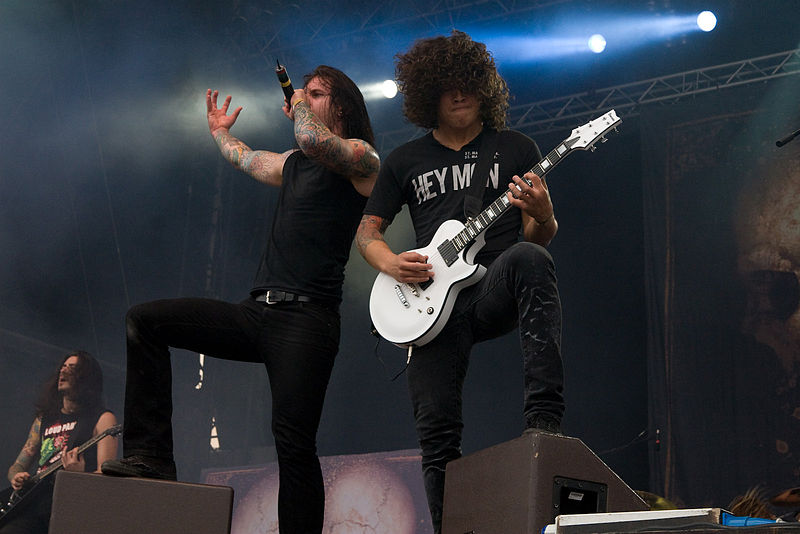
#> input picture image_analysis/ex7/real1.jpg, 800 x 534 px; its folder holds 4 pictures in this run
$ python ia_07_01.py
#> lines starting #> are read from the running program, lines starting #| are printed output that depends on the picture
#!/usr/bin/python2
# coding: utf-8
#
# Author: Markus Doering
# File: ia_07_01.py
#

import vigra
import numpy as np
from scipy.signal import convolve2d
from scipy.stats import norm

import matplotlib
matplotlib.use('Qt4Agg')
from matplotlib import pyplot as plot
from matplotlib.image import imread

nImg = 4

def rgb2gray(rgb):
    '''
    convert from RGB to grayscale
    http://en.wikipedia.org/wiki/Grayscale#Converting_color_to_grayscale
    '''
    return .299*rgb[:,:,0] + .587*rgb[:,:,1] + .114*rgb[:,:,2]

def getRealWorldImages():
    '''
    read real world images
    '''
    return [rgb2gray(imread("real%d.jpg" % (i,))) for i in range(1,nImg+1)]
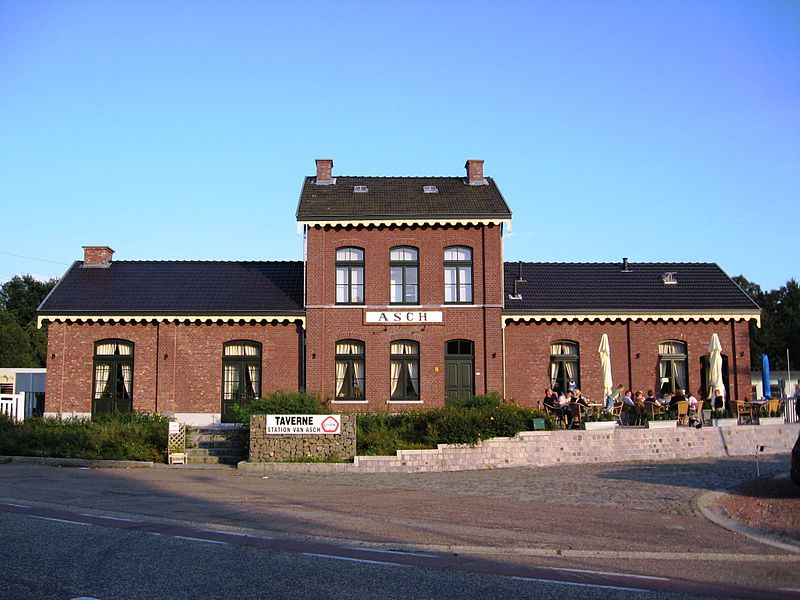
#> input picture image_analysis/ex7/real2.jpg, 800 x 600 px
#> in rgb2gray (call 2), `return .299*rgb[:,:,0] + .587*rgb[:,:,1] + .114*rgb[:,:,2]`:
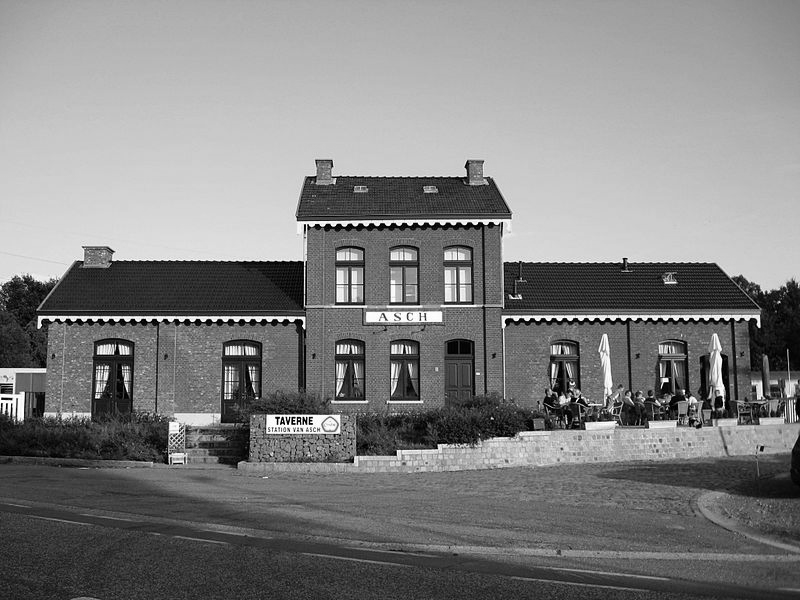
#> returned value: shape (600, 800) float64; min 0, max 255, mean 129.4
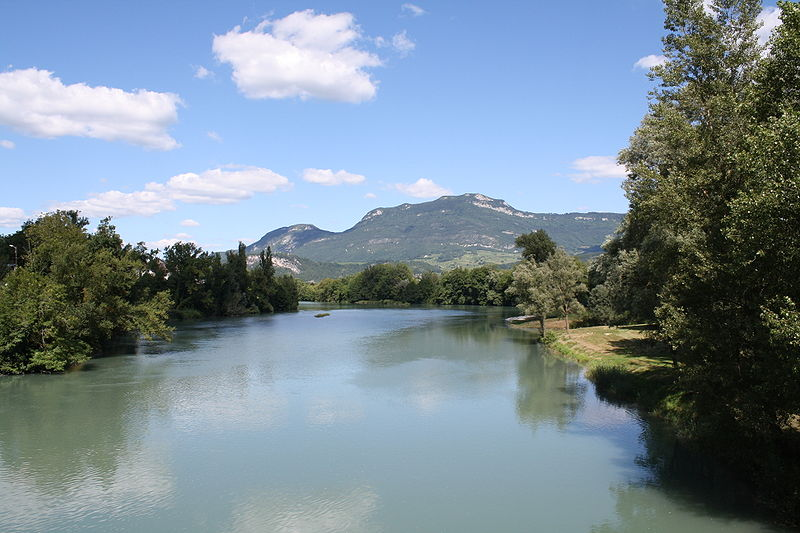
#> input picture image_analysis/ex7/real3.jpg, 800 x 533 px
#> in rgb2gray (call 3), `return .299*rgb[:,:,0] + .587*rgb[:,:,1] + .114*rgb[:,:,2]`:
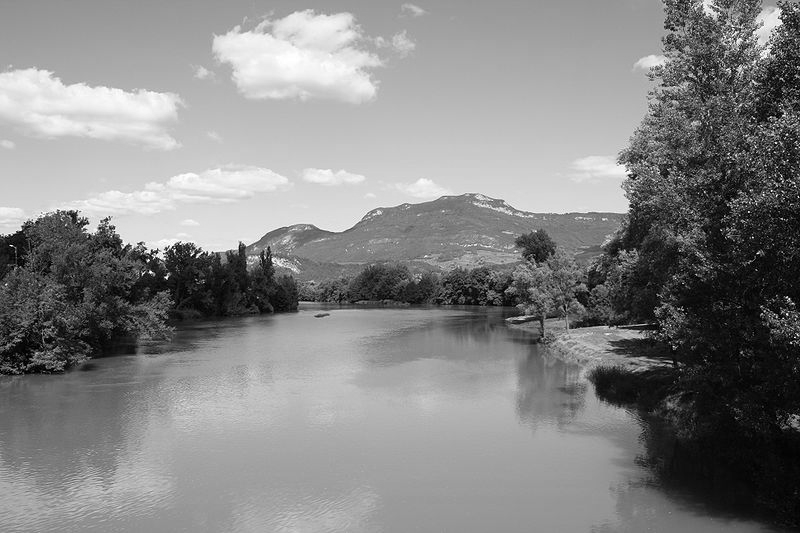
#> returned value: shape (533, 800) float64; min 0, max 255, mean 134.1
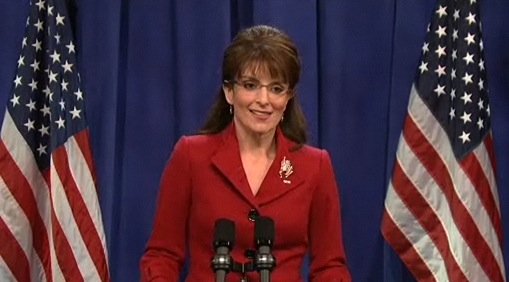
#> input picture image_analysis/ex7/real4.jpg, 509 x 282 px
#> in rgb2gray (call 4), `return .299*rgb[:,:,0] + .587*rgb[:,:,1] + .114*rgb[:,:,2]`:
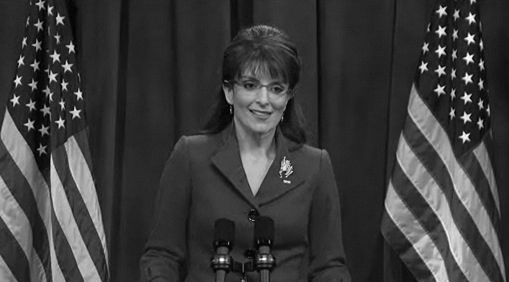
#> returned value: shape (282, 509) float64; min 0.299, max 254, mean 59.3

def gradient(im, direction='x'):
    '''
    compute the image gradient with filter [-1,1] in the specified direction
    '''

    filt = np.ones((2,1))
    filt[0,0] = -1

    if direction == 'y':
        # first axis is vertical, i.e. y, so the filter is fine
        pass
    elif direction == 'x':
        # transpose the filter to horizontal direction
        filt = filt.transpose()
    else:
        raise ValueError("unknown axis {}".format(direction))

    return convolve2d(im, filt, mode='same')


def myHist(im):
    '''
    compute histogram with bin centers rather than bin edges
    and fit a gaussian to the data
    '''
    bins, bounds = np.histogram(im, bins=40, range=(-255,255), density=True)

    bincenters = [(bounds[i]+bounds[i+1])/2.0 for i in range(len(bounds)-1)]

    mu = im.mean()
    s = im.var()

    gaussianfit = norm.pdf(bincenters, loc=mu, scale=np.sqrt(s))

    return (bincenters, bins, gaussianfit)


def ex1():
    '''
    solve excercise 1
    '''

    plot.hold(True)

    imgs = getRealWorldImages()
#> imgs = 4 items

    # compute the gradients in x and y direction separately
    xgrads = [(gradient(img, direction='x')) for img in imgs]
#> xgrads = 4 items
    ygrads = [(gradient(img, direction='y')) for img in imgs]
#> ygrads = 4 items


    for img, xgrad, ygrad, k in zip(imgs, xgrads, ygrads, range(len(imgs))):
        # show image
        plot.subplot(3, nImg, k+1)
        plot.imshow(img)
        plot.gray()
        plot.title('Original Image')

        # show histogram for x gradient
        plot.subplot(3, nImg, k+nImg+1)
        xbincenters, xbins, xgauss = myHist(xgrad)
        plot.semilogy(xbincenters,xbins, 'b')
        plot.semilogy(xbincenters,xgauss, 'r--')
        plot.legend(['histogram', 'fitted normal dist.'], loc='lower center')
        plot.title('histogram of gradient in x-direction')
        plot.axis([-260,260,1e-50,1])

        # show histogram for y gradient
        plot.subplot(3, nImg, k+2*nImg+1)
        ybincenters, ybins, ygauss = myHist(ygrad)
        plot.semilogy(ybincenters,ybins, 'b')
        plot.semilogy(ybincenters,ygauss, 'r--')
        plot.legend(['histogram', 'fitted normal dist.'], loc='lower center')
        plot.title('histogram of gradient in y-direction')
        plot.axis([-260,260,1e-50,1])
#> this loop made 4 passes

    plot.show()
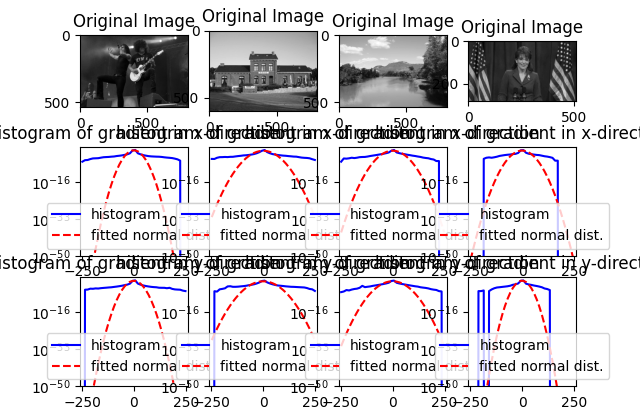
#> figure drawn by matplotlib, 12 panels; panel 2: curve peaks at x = 6.38, y = 0.0464; panel 2: curve peaks at x = -6.38, y = 0.0276; panel 3: curve peaks at x = 6.38, y = 0.045; panel 3: curve peaks at x = -6.38, y = 0.0274

if __name__ == "__main__":
    ex1()
